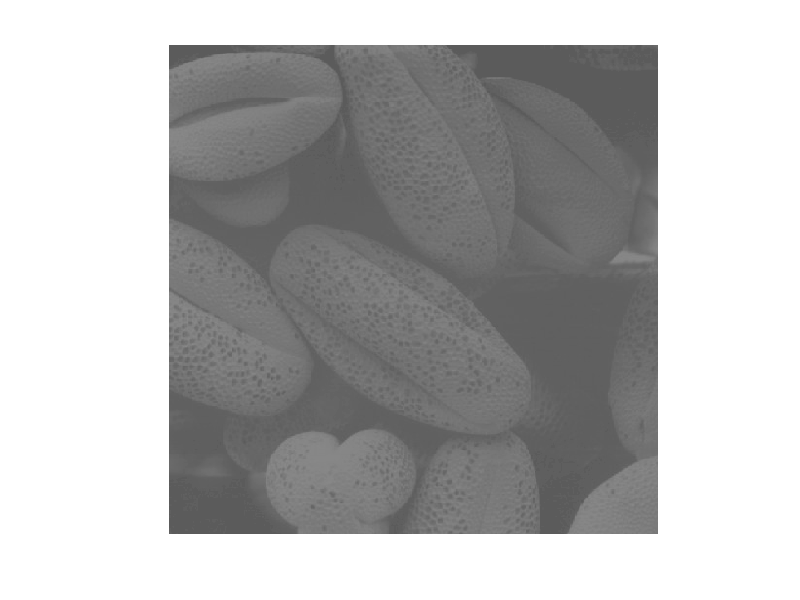

The MATLAB script that drew this image:
% this is a sample code to display an image in gray level;
load('Image1.mat');
figure;
image(test1);
colormap(gray(256));
axis image;
axis off
